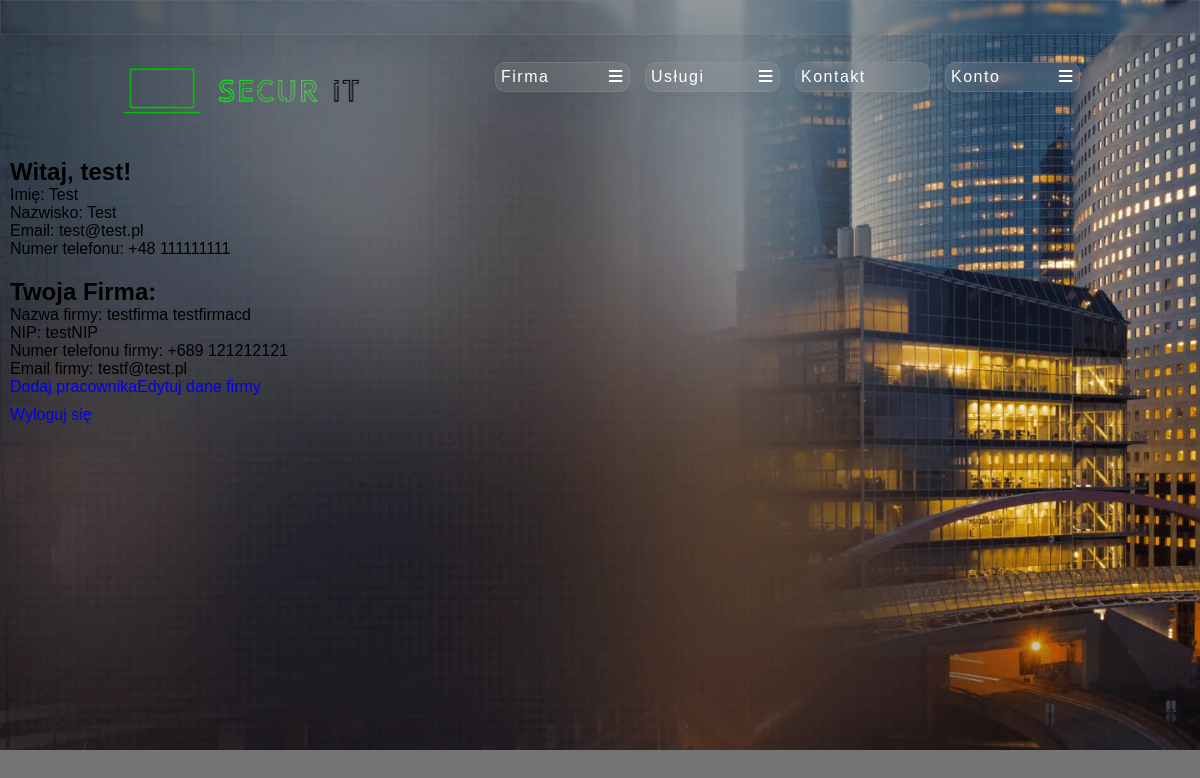
/FO/konto.php (signed in), run on the app's committed database.
### tables this page shows
create table uzytkownicy (
    id_uzytkownik int primary key auto_increment,
    id_pracownik int,
    id_firma int,
    imie varchar(50),
    nazwisko varchar(100),
    id_numer_kierunkowy int,
    numer_telefonu varchar(20),
    adres_e_mail varchar(200),
    nick varchar(50),
    haslo varchar(250),
    czy_admin_firmy boolean,
    id_rabat int,
    foreign key (id_pracownik) references pracownicy (id_pracownik),
    foreign key (id_numer_kierunkowy) references numery_kierunkowe (id_numer_kierunkowy),
    foreign key (id_rabat) references rabaty (id_rabat)
);

create table numery_kierunkowe (
    id_numer_kierunkowy int primary key auto_increment,
    numer_kierunkowy varchar(10),
    kraj varchar(50)
);

create table firmy (
    id_firma int primary key auto_increment,
    nazwa varchar(50),
    nazwa_cd varchar(100),
    nip varchar(20),
    id_numer_kierunkowy int,
    numer_telefonu varchar(20),
    adres_e_mail varchar(200),
    foreign key (id_numer_kierunkowy) references numery_kierunkowe (id_numer_kierunkowy)
);

### DB/db_connection.php (called while the page is built, shortened)
<?php
    class db_connection{
        var $host = "localhost";
        var $dbname = "secur_it";
        var $username = "root";
        var $password = "";
        public function databaseConnect(){
            $con = mysqli_connect($this->host, $this->username, $this->password, $this->dbname);
            if(!$con){
                die("Connection failed: " . mysqli_connect_error());
            }
            else{
                $this->connect = $con;
            }
        }
    }
?>

### DB/db_konta.php (called while the page is built, shortened)
<?php
include("db_connection.php");
class db_konta extends db_connection
    {
        function selectKontoById($id_uzytkownik, $id_firma)
        {
            $query = "SELECT u.id_uzytkownik, u.id_firma, u.imie, u.nazwisko, u.id_numer_kierunkowy, nk1.numer_kierunkowy as unk, u.numer_telefonu as unt, u.adres_e_mail as uae, u.nick, u.haslo, u.czy_admin_firmy, f.nazwa, f.nazwa_cd, f.nip, f.id_numer_kierunkowy, nk2.numer_kierunkowy as fnk, f.numer_telefonu as fnt, f.adres_e_mail as fae
            FROM uzytkownicy as u
            JOIN numery_kierunkowe as nk1 ON nk1.id_numer_kierunkowy = u.id_numer_kierunkowy
            JOIN firmy as f ON f.id_firma = u.id_firma
            JOIN numery_kierunkowe as nk2 ON nk2.id_numer_kierunkowy = f.id_numer_kierunkowy
            WHERE id_uzytkownik =".$id_uzytkownik;
            $data = mysqli_query($this->connect, $query);
            if (mysqli_num_rows($data) > 0)
            {
                return $data;
            }
        }
    }
?>

### FO/konto.php (the view, shortened to what this page needs)
<?php
    include('../DB/db_konta.php');
?>
<!DOCTYPE html>
<html lang="pl">
<head>
    <link rel="stylesheet" href="./style.css">
    <link rel="stylesheet" href="https://cdnjs.cloudflare.com/ajax/libs/font-awesome/4.7.0/css/font-awesome.min.css">
</head>
<body>
    <main class="main">
    <?php
            include("header.php");
            include("nav.php");
            if (isset($_SESSION['loggedin']) && $_SESSION['loggedin'] === true) {
                $id_uzytkownik = $_SESSION['id_uzytkownik'];
                $baza = new db_konta();
                $baza->databaseConnect();
                $data = $baza->selectKontoById($id_uzytkownik, null);
                if ($data && mysqli_num_rows($data) > 0) {
                    $user = mysqli_fetch_assoc($data);
                    echo "<div class='user_page'>";
                    echo "<h2>Witaj, " . htmlspecialchars($user['nick']) . "!</h2>";
                    echo "<p>Imię: " . htmlspecialchars($user['imie']) . "</p>";
                    echo "<p>Nazwisko: " . htmlspecialchars($user['nazwisko']) . "</p>";
                    echo "<p>Email: " . htmlspecialchars($user['uae']) . "</p>";
                    echo "<p>Numer telefonu: " . htmlspecialchars($user['unk']) . " " . htmlspecialchars($user['unt']) . "</p>";
                    if (!empty($user['nazwa'])) {
                        echo "</div><div class='firma_page'>";
                        echo "<h2>Twoja Firma:</h2>";
                        echo "<p>Nazwa firmy:  " . htmlspecialchars($user['nazwa']) . " " . htmlspecialchars($user['nazwa_cd']) . "</p>";
                        echo "<p>NIP: " . htmlspecialchars($user['nip']) . "</p>";
                        echo "<p>Numer telefonu firmy: " . htmlspecialchars($user['fnk']) . " " . htmlspecialchars($user['fnt']) . "</p>";
                        echo "<p>Email firmy: " . htmlspecialchars($user['fae']) . "</p>";
                        if ($user['czy_admin_firmy'] == 1) {
                            echo "<a href='./dodaj_pracownika.php'>Dodaj pracownika</a>";
                            echo "<a href='./edytuj_firme.php'>Edytuj dane firmy</a>";
                        }
                        echo "</div>";
                    }
                    echo "<a href='./wyloguj.php' class='button_logout'>Wyloguj się</a>";
                } else {
                    echo "<p>Nie znaleziono danych użytkownika.</p>";
                }
            } else {
                echo "<p>Musisz być <a href='./logowanie.php'>zalogowany</a>, aby zobaczyć tę stronę.</p>";
            }
        ?>
    </main>
</body>
</html>

### FO/header.php
<header>
</header>

### FO/nav.php (shortened to what this page needs)
<nav class="top-nav">
                <a class="logo" href="./index.php"><img src="../images/logo.png" alt="logo"></a>
                <div class="top-nav-buttons">
                    <div class="dropdown">
                        <div class="dropdown-top">
                            <div class="dropdown-logo">Firma</div>
                        <div class="dropdown-toggle">
                            <i class="fa-solid fa-bars"></i>
                            </div>
                        </div>
                        <ol class="dropdown-list">
                        </ol>
                    </div>
                    <div class="dropdown">
                        <div class="dropdown-top">
                            <div class="dropdown-logo">Usługi</div>
                            <div class="dropdown-toggle">
                                <i class="fa-solid fa-bars"></i>
                            </div>
                        </div>
                        <ol class="dropdown-list">
                        </ol>
                    </div>
                    <div class="dropdown-kontakt">
                        <div class="dropdown-top-kontakt">
                            <a href="contact.php">Kontakt</a>
                        </div>
                    </div>
                    <div class="dropdown">
                        <div class="dropdown-top">
                            <div class="dropdown-logo">Konto</div>
                            <div class="dropdown-toggle">
                                <i class="fa-solid fa-bars"></i>
                            </div>
                        </div>
                        <ol class="dropdown-list">
                        </ol>
                    </div>
                </div>
            </nav>

### FO/style.css (style rules this page uses)
* { margin: 0; text-decoration: none; overflow: hidden; font-family: 'Gill Sans', 'Gill Sans MT', Calibri, 'Trebuchet MS', sans-serif; box-sizing: border-box; }
body { background-color: rgb(117, 116, 116); display: flex; flex-direction: column; }
header { display: flex; height: 35px; justify-content: flex-end; align-items: center; padding: 5px; padding-right: 190px; background-color: rgb(117, 116, 116 0.6); box-shadow: 0 4px 30px rgba(0, 0, 0, 0.1); backdrop-filter: blur(3.5px); -webkit-backdrop-filter: blur(3.5px); border: 1px solid rgba(147, 143, 143, 0.18); }
.main { overflow: auto; width: 100vw; height: calc(100vh - 50px); background: url('./images/placeholderbackground.jpg'); background-size: cover; margin-bottom: 50px; }
.top-nav { width: 100%; height: 15%; display: flex; justify-content: space-evenly; align-items: center; overflow: visible; }
.top-nav-buttons { overflow: auto; width: 50%; padding-top: 150px; display: flex; justify-content: flex-end; }
.logo { display: flex; width: 20%; }
.dropdown { position: relative; width: 135px; color: white; margin-left: 15px; }
.dropdown-top { display: flex; justify-content: space-between; align-items: center; background: rgba(164, 164, 164, 0.19); border-radius: 10px; box-shadow: 0 4px 30px rgba(0, 0, 0, 0.1); backdrop-filter: blur(4px); -webkit-backdrop-filter: blur(5.8px); border: 1px solid rgba(164, 164, 164, 0.26); padding: 5px; transition: border-radius 1s; cursor: pointer; }
.dropdown-kontakt { letter-spacing: 1.5px; font-weight: 2em; position: relative; width: 135px; margin-left: 15px; }
.dropdown-top-kontakt { letter-spacing: 1.5px; font-weight: 2em; display: flex; justify-content: space-between; align-items: center; background: rgba(164, 164, 164, 0.19); border-radius: 10px; box-shadow: 0 4px 30px rgba(0, 0, 0, 0.1); backdrop-filter: blur(4px); -webkit-backdrop-filter: blur(5.8px); border: 1px solid rgba(164, 164, 164, 0.26); padding: 5px; transition: border-radius 1s; cursor: pointer; }
.dropdown-top-kontakt a { color: white; }
.dropdown-logo, .dropdown-toggle { height: 18px; font-weight: 2em; letter-spacing: 1.5px; }
.dropdown-list { overflow: hidden; position: relative; display: inline-block; padding-left: 0; border-bottom-left-radius: 10px; border-bottom-right-radius: 10px; perspective: 90px; }
.user_page, .firma_page, .button_logout { padding: 10px; }

### data on the page
uzytkownicy: nick "test", imie "Test", nazwisko "Test", adres_e_mail "test@test.pl", id_numer_kierunkowy.numer_kierunkowy "+48", numer_telefonu "111111111", id_firma.nazwa "testfirma", id_firma.nazwa_cd "testfirmacd", id_firma.nip "testNIP", numery_kierunkowe.numer_kierunkowy "+689", id_firma.numer_telefonu "121212121", id_firma.adres_e_mail "testf@test.pl"
